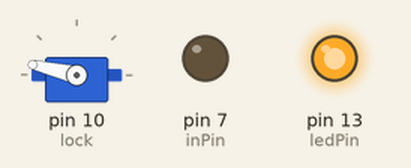
Simulated run of this sketch. Board: Arduino Uno, built with avr-gcc and run on an emulated ATmega328P. Shown: servo, output pins drawn as LEDs (lit = HIGH). What the sketch prints to the serial monitor is not drawn.

Above: at 0.05 s.
At 3.75 s:
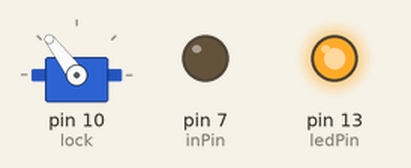
At 7.25 s:
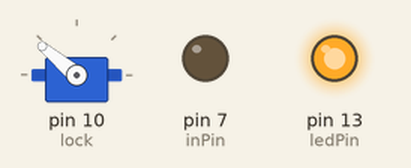
At 15.15 s:
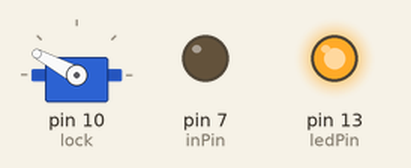
Timing chart, 0 to 17.7 s (numbered marks = the images above):
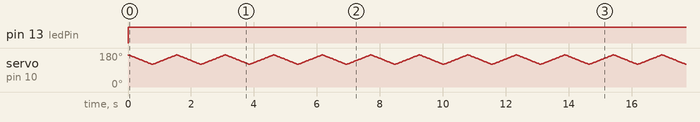

The sketch:

board_eraser_2.ino
```cpp
#include <Servo.h>
Servo lock;

int ledPin = 13; // choose the pin for the LED
int inPin = 7;   // choose the input pin (for a pushbutton)
int val = 0;     // variable for reading the pin status
int pos=0;

void setup() {
  Serial.begin(9600);
  pinMode(ledPin, OUTPUT);  // declare LED as output
  pinMode(inPin, OUTPUT);    // declare pushbutton as input
  lock.attach(10);
}

void loop(){

    digitalWrite(ledPin, HIGH);  // turn LED OFF

    for (pos = 170; pos>=120; pos-=1)     // goes from 180 degrees to 0 degrees
        { Serial.println("1");
          lock.write(pos);                // tell servo to go to position in variable 'pos'
          delay(15);                       // waits 15ms for the servo to reach the position
        }

    for(pos = 120; pos <= 170; pos += 1) // goes from 0 degrees to 180 degrees
        {
          Serial.println("2");// in steps of 1 degree
        lock.write(pos);              // tell servo to go to position in variable 'pos'
        delay(15);                       // waits 15ms for the servo to reach the position
        }
        }
```

Measured:
- by itself, pin 13 (ledPin): LOW → HIGH at 0.00 s
